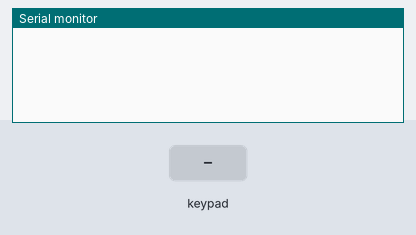
Bench run of a sketch on a simulated Arduino Uno, built with avr-gcc and run on an emulated ATmega328P. Parts: the last lines printed to the serial monitor. The inputs (shaded band) are chosen by the test bench.

Above: at 1.2 s.
1.3 s: key '1' pressed
At 1.7 s:
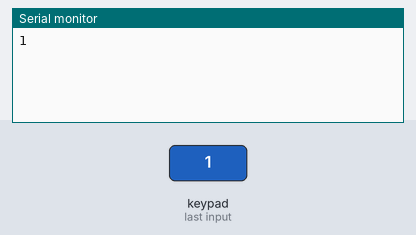
2.8 s: keypad keys 2 3 4 5 pressed 0.4 s apart
At 5.0 s:
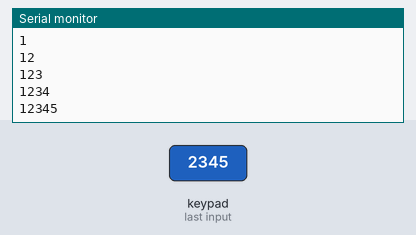
5.9 s: key '2' pressed
At 6.7 s:
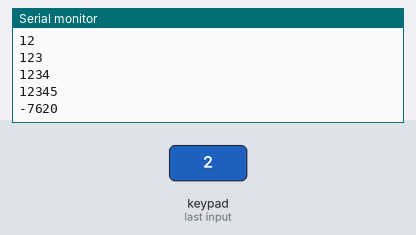
7.4 s: keypad keys 2 3 4 5 = pressed 0.4 s apart
At 10.1 s:
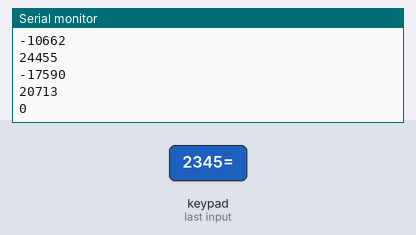
Timing chart, 0 to 11.6 s (numbered marks = the images above; inputs shaded):
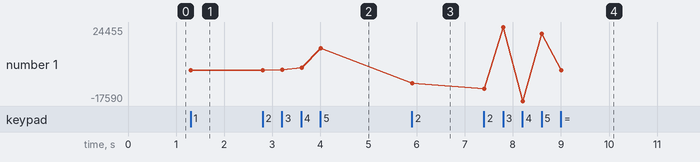

The sketch:

_42__.ino
```cpp
#include <Keypad.h>

const byte ROWS = 4; //four rows
const byte COLS = 4; //three columns
char keys[ROWS][COLS] = {
  {'1','2','3','+'},
  {'4','5','6','-'},
  {'7','8','9','x'},
  {'C','0','=','/'}
};
char a[]={'0','1','2','3','4','5','6','7','8','9'};
byte rowPins[ROWS] = {2,3,4,5}; //
byte colPins[COLS] = {9,8,7,6}; //
int A=0;
int B=0;
int answer=0;
int k=0;
int l=1;
bool Ak=false;
bool start=true;
char key;
Keypad keypad = Keypad( makeKeymap(keys), rowPins, colPins, ROWS, COLS );

void setup(){
  Serial.begin(9600);
}

void set(int i)
{
   if (key==a[i])
  {
    if(Ak)
    {
      B=B*10;
      B+=i;
      Serial.println(B);
    }
    else
    {
      A=A*10;
      A+=i;
      Serial.println(A);
    }
  }
}
void calculate()
{
  if(k==1){
    answer=A+B;
  }
  else if(k==2){
    answer=A-B;
  }
  else if(k==3){
    answer=A*B;
  }
  else if(k==4){
    answer=A/B;
  }
}
void loop(){
//  Serial.println(A);
  if(key=='C')
  {
    A=0;
    B=0;
    k=0;
    answer=0;
    Ak=false;
    start=true;
  }
  key = keypad.getKey();
  if(start){
  set(0);
  set(1);
  set(2);
  set(3);
  set(4);
  set(5);
  set(6);
  set(7);
  set(8);
  set(9);
  if (key=='='){
    start=false;
    Serial.println(answer);
  }

  if(key=='+'){
    k=1;
    Ak=true;
  }
  else if(key=='-'){
    k=2;
    Ak=true;
  }
  else if(key=='x'){
    k=3;
    Ak=true;
  }
  else if(key=='/'){
    k=4;
    Ak=true;
  }
  calculate();
  }

}
```

Measured:
- after the input at 1.3 s, the serial monitor: prints a new line at once (image 1)
- after the input at 2.8 s, the serial monitor: prints a new line at once (image 2)
- after the input at 5.9 s, the serial monitor: prints a new line at once (image 3)
- after the input at 7.4 s, the serial monitor: prints a new line at once (image 4)
- plotted number 1: 1 → 12345 after the input at 2.8 s, 12345 → -7620 after the input at 5.9 s, -7620 → 0 after the input at 7.4 s
